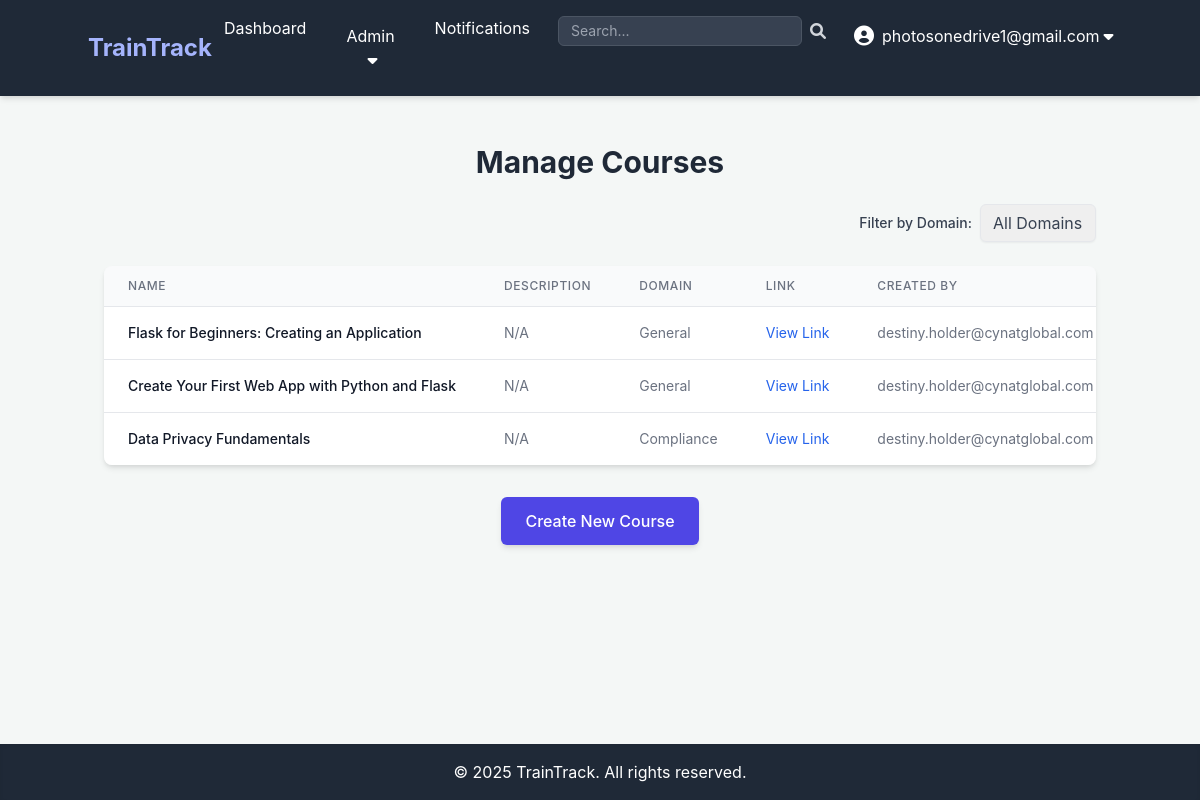
Screenshot of /admin/courses (signed in) with the database file from the repository.
### app.py (models this page shows, shortened)
class User(UserMixin, db.Model):
    id = db.Column(db.Integer, primary_key=True)
    username = db.Column(db.String(80), unique=True, nullable=False)
    password_hash = db.Column(db.String(128), nullable=False)
    role = db.Column(db.String(20), nullable=False, default='trainee')
    domain = db.Column(db.String(50), nullable=True) # New field for trainee/admin domain
    assignments_as_trainee = db.relationship('Assignment', foreign_keys='Assignment.trainee_id', backref='trainee', lazy=True)
    created_courses = db.relationship('Course', foreign_keys='Course.created_by_id', backref='creator', lazy=True)
    created_assessments = db.relationship('Assessment', foreign_keys='Assessment.created_by_id', backref='assessor_creator', lazy=True)
    created_learning_paths = db.relationship('LearningPath', foreign_keys='LearningPath.created_by_id', backref='path_creator', lazy=True)
    assigned_assignments = db.relationship('Assignment', foreign_keys='Assignment.assigned_by_id', backref='assigner', lazy=True)
    notifications_received = db.relationship('Notification', foreign_keys='Notification.recipient_id', backref='recipient', lazy=True)
    notifications_sent = db.relationship('Notification', foreign_keys='Notification.sender_id', backref='sender', lazy=True)
    graded_submissions = db.relationship('Submission', foreign_keys='Submission.graded_by_id', backref='grader', lazy=True)

class Course(db.Model):
    id = db.Column(db.Integer, primary_key=True)
    name = db.Column(db.String(120), nullable=False)
    description = db.Column(db.Text, nullable=True)
    course_link = db.Column(db.String(255), nullable=True) # New field for external link
    domain = db.Column(db.String(50), nullable=True) # Changed from 'category' to 'domain'
    created_at = db.Column(db.DateTime, default=datetime.utcnow)
    created_by_id = db.Column(db.Integer, db.ForeignKey('user.id'), nullable=False) # Admin who created it
    assessments = db.relationship('Assessment', backref='course', lazy=True)
    assignments = db.relationship('Assignment', backref='course', lazy=True)
    modules = db.relationship('Module', backref='course', lazy=True) # New relationship for modules
    learning_paths = relationship('LearningPath', secondary=learning_path_courses, back_populates='courses')

### app.py (the view)
@app.route('/admin/courses')
@login_required
@admin_required
def admin_view_courses():
    current_year = datetime.now().year
    selected_domain = request.args.get('domain') # Changed from 'category' to 'domain'
    if selected_domain and selected_domain != 'all':
        courses = db.session.query(Course).filter_by(domain=selected_domain).all() # Changed from 'category' to 'domain'
    else:
        courses = db.session.query(Course).all()
    domains = db.session.query(Course.domain).distinct().all() # Changed from 'category' to 'domain'
    domains = [d[0] for d in domains if d[0] is not None] # Extract strings and filter out None
    domains.sort() # Sort domains alphabetically
    return render_template('admin/view_courses.html',
                           title='Manage Courses',
                           courses=courses,
                           domains=domains, # Pass domains to template (changed from categories)
                           selected_domain=selected_domain, # Pass selected domain for dropdown (changed from selected_category)
                           current_year=current_year)

### app.py (called while the page is built)
def role_required(role):
    def decorator(f):
        @wraps(f)
        def decorated_function(*args, **kwargs):
            if not current_user.is_authenticated or current_user.role != role:
                flash('You do not have permission to access this page.', 'danger')
                return redirect(url_for('dashboard')) # Redirect to dashboard or login
            return f(*args, **kwargs)
        return decorated_function
    return decorator

@login_manager.user_loader
def load_user(user_id):
    return db.session.get(User, int(user_id))

@app.context_processor
def inject_unread_notifications_count():
    if current_user.is_authenticated:
        unread_count = Notification.query.filter_by(recipient_id=current_user.id, is_read=False).count()
        return dict(unread_notifications_count=unread_count)
    return dict(unread_notifications_count=0)

### templates/admin/view_courses.html (shortened to what this page needs)
{% extends "base.html" %}
{% block content %}
    <h1 class="text-3xl font-bold text-gray-800 mb-6 text-center">Manage Courses</h1>
    <div class="mb-6 flex justify-end items-center">
        <label for="domain-filter" class="block text-gray-700 text-sm font-medium mr-2">Filter by Domain:</label>
        <select id="domain-filter" onchange="filterCoursesByDomain(this.value)"
                class="shadow-sm appearance-none border rounded-md py-2 px-3 text-gray-700 leading-tight focus:outline-none focus:ring-2 focus:ring-indigo-500 focus:border-transparent transition duration-200">
            <option value="all" {% if not selected_domain or selected_domain == 'all' %}selected{% endif %}>All Domains</option>
        </select>
    </div>
    {% if courses %}
        <div class="overflow-x-auto bg-white rounded-lg shadow-md">
            <table class="min-w-full divide-y divide-gray-200">
                <thead class="bg-gray-50">
                    <tr>
                        <th scope="col" class="px-6 py-3 text-left text-xs font-medium text-gray-500 uppercase tracking-wider">
                            Name
                        </th>
                        <th scope="col" class="px-6 py-3 text-left text-xs font-medium text-gray-500 uppercase tracking-wider">
                            Description
                        </th>
                        <th scope="col" class="px-6 py-3 text-left text-xs font-medium text-gray-500 uppercase tracking-wider">
                            Domain
                        </th>
                        <th scope="col" class="px-6 py-3 text-left text-xs font-medium text-gray-500 uppercase tracking-wider">
                            Link
                        </th>
                        <th scope="col" class="px-6 py-3 text-left text-xs font-medium text-gray-500 uppercase tracking-wider">
                            Created By
                        </th>
                    </tr>
                </thead>
                <tbody class="bg-white divide-y divide-gray-200">
                    {% for course in courses %}
                    <tr>
                        <td class="px-6 py-4 whitespace-nowrap text-sm font-medium text-gray-900">
                            {{ course.name }}
                        </td>
                        <td class="px-6 py-4 whitespace-nowrap text-sm text-gray-500">
                            {{ course.description if course.description else 'N/A' }}
                        </td>
                        <td class="px-6 py-4 whitespace-nowrap text-sm text-gray-500">
                            {{ course.domain if course.domain else 'Uncategorized' }}
                        </td>
                        <td class="px-6 py-4 whitespace-nowrap text-sm text-gray-500">
                            {% if course.course_link %}
                                <a href="{{ course.course_link }}" target="_blank" rel="noopener noreferrer" class="text-blue-600 hover:underline">View Link</a>
                            {% else %}
                                N/A
                            {% endif %}
                        </td>
                        <td class="px-6 py-4 whitespace-nowrap text-sm text-gray-500">
                            {{ course.creator.username }}
                        </td>
                    </tr>
                    {% endfor %}
                </tbody>
            </table>
        </div>
    {% else %}
        <p class="text-center text-gray-600 text-lg">No courses found {% if selected_domain and selected_domain != 'all' %}in domain "{{ selected_domain }}"{% endif %}. <a href="{{ url_for('create_course') }}" class="text-indigo-600 hover:underline">Create one now!</a></p>
    {% endif %}
    <div class="mt-8 text-center">
        <a href="{{ url_for('create_course') }}" class="inline-block bg-indigo-600 text-white px-6 py-3 rounded-md font-medium hover:bg-indigo-700 transition duration-300 shadow-md">
            Create New Course
        </a>
    </div>
{% endblock %}

### templates/base.html (shortened to what this page needs)
<!DOCTYPE html>
<html lang="en">
<head>
    <link href="https://cdn.jsdelivr.net/npm/tailwindcss@2.2.19/dist/tailwind.min.css" rel="stylesheet">
    <link rel="stylesheet" href="https://cdnjs.cloudflare.com/ajax/libs/font-awesome/6.0.0-beta3/css/all.min.css">
</head>
<body class="flex flex-col min-h-screen">
    <header class="bg-gray-800 text-white p-4 shadow-md">
        <div class="container mx-auto flex justify-between items-center">
            <a href="{{ url_for('dashboard') }}" class="text-2xl font-bold text-indigo-300 hover:text-indigo-100 transition duration-300">TrainTrack</a>
            <nav>
                <ul class="flex space-x-4">
                    {% if current_user.is_authenticated %}
                        <li><a href="{{ url_for('dashboard') }}" class="hover:text-gray-300 px-3 py-2 rounded-md transition duration-300">Dashboard</a></li>
                        {% if current_user.role == 'admin' %}
                            <li class="relative group">
                                <button class="hover:text-gray-300 px-3 py-2 rounded-md transition duration-300 focus:outline-none">
                                    Admin <i class="fas fa-caret-down ml-1"></i>
                                </button>
                            </li>
                        {% endif %}
                        <li class="relative">
                            <a href="{{ url_for('view_notifications') }}" class="hover:text-gray-300 px-3 py-2 rounded-md transition duration-300">
                                Notifications
                            </a>
                        </li>
                        <li>
                            <form action="{{ url_for('search') }}" method="GET" class="flex items-center">
                                <input type="search" name="query" placeholder="Search..."
                                       class="px-3 py-1 rounded-md bg-gray-700 text-white border border-gray-600 focus:border-indigo-500 focus:ring-indigo-500 text-sm"
                                       aria-label="Search input">
                                <button type="submit" class="ml-2 text-gray-300 hover:text-white transition duration-300" aria-label="Submit search">
                                    <i class="fas fa-search"></i>
                                </button>
                            </form>
                        </li>
                        <li class="relative group">
                            <button class="flex items-center hover:text-gray-300 px-3 py-2 rounded-md transition duration-300 focus:outline-none">
                                <i class="fas fa-user-circle text-xl mr-2"></i>
                                {{ current_user.username }} <i class="fas fa-caret-down ml-1"></i>
                            </button>
                        </li>
                    {% else %}
                        <li><a href="{{ url_for('login') }}" class="hover:text-gray-300 px-3 py-2 rounded-md transition duration-300">Login</a></li>
                        <li><a href="{{ url_for('register') }}" class="hover:text-gray-300 px-3 py-2 rounded-md transition duration-300">Register</a></li>
                    {% endif %}
                </ul>
            </nav>
        </div>
    </header>
    <main class="container mx-auto mt-8 p-4 flex-grow">
        {% block content %}{% endblock %}
    </main>
    <footer class="bg-gray-800 text-white p-4 text-center shadow-inner mt-8">
        <div class="container mx-auto">
            <p>&copy; {{ current_year }} TrainTrack. All rights reserved.</p>
        </div>
    </footer>
</body>
</html>

### templates/base.html (style rules this page uses)
body { font-family: "Inter", sans-serif; background-color: #f4f7f6; }

### rows the page displays
User: username "photosonedrive1@gmail.com"
Course: name "Flask for Beginners: Creating an Application", description "N/A", domain "General", creator.username "destiny.holder@cynatglobal.com"
Course: name "Create Your First Web App with Python and Flask", description "N/A", domain "General", creator.username "destiny.holder@cynatglobal.com"
Course: name "Data Privacy Fundamentals", description "N/A", domain "Compliance", creator.username "destiny.holder@cynatglobal.com"
